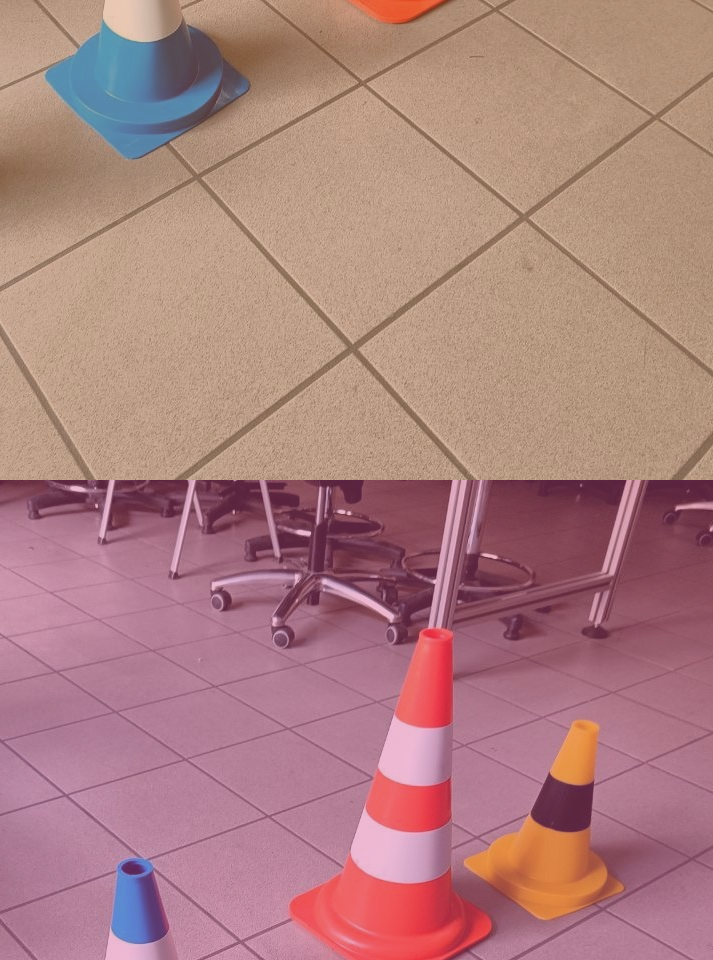
#> input picture project_1/corrupted.png, 713 x 960 px
$ python code.py
#> lines starting #> are read from the running program, lines starting #| are printed output that depends on the picture; after the words box and inside, x2 and y2 are one past the last pixel; in counts of white or black regions, pixels touching at a corner belong together
import cv2
import numpy as np
import os

min = 50
max = 200

img = cv2.imread('corrupted.png')
#> img is the input picture: shape (960, 713, 3); mean B, G, R 127.3, 128.1, 173.3
rows, cols, _ = img.shape
#> rows = 960; cols = 713
height = rows//2
#> height = 480

# STEP 1: Solve the rolling shift

top_image = img[height:rows, 0:cols]
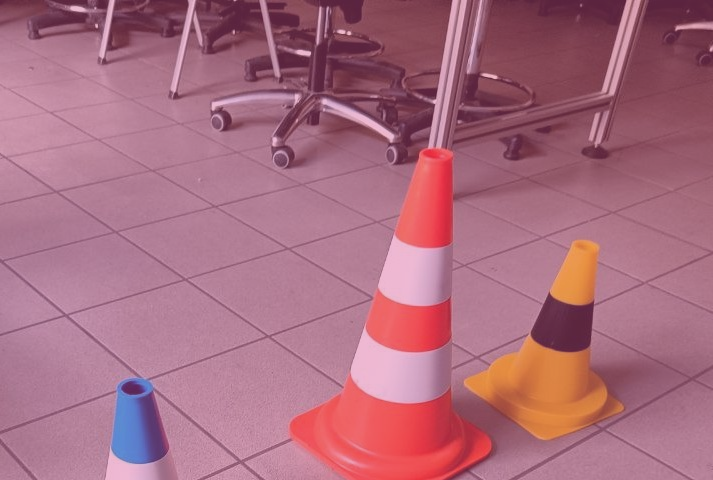
#> top_image: shape (480, 713, 3); mean B, G, R 127.4, 108.4, 169.5
M = np.float32([[1,0,0],[0,1,height]])
#> M = [[1, 0, 0], [0, 1, 480]]
img = cv2.warpAffine(img,M,(cols,rows))
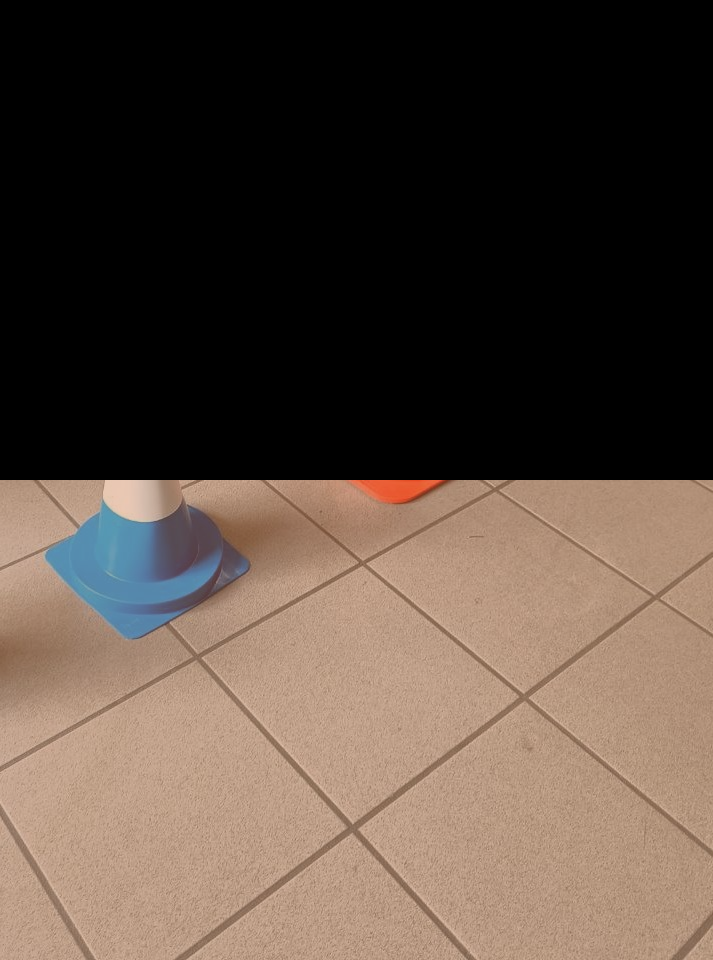
#> img: shape (960, 713, 3); mean B, G, R 63.7, 73.9, 88.5
img[0:height, 0:cols] = top_image
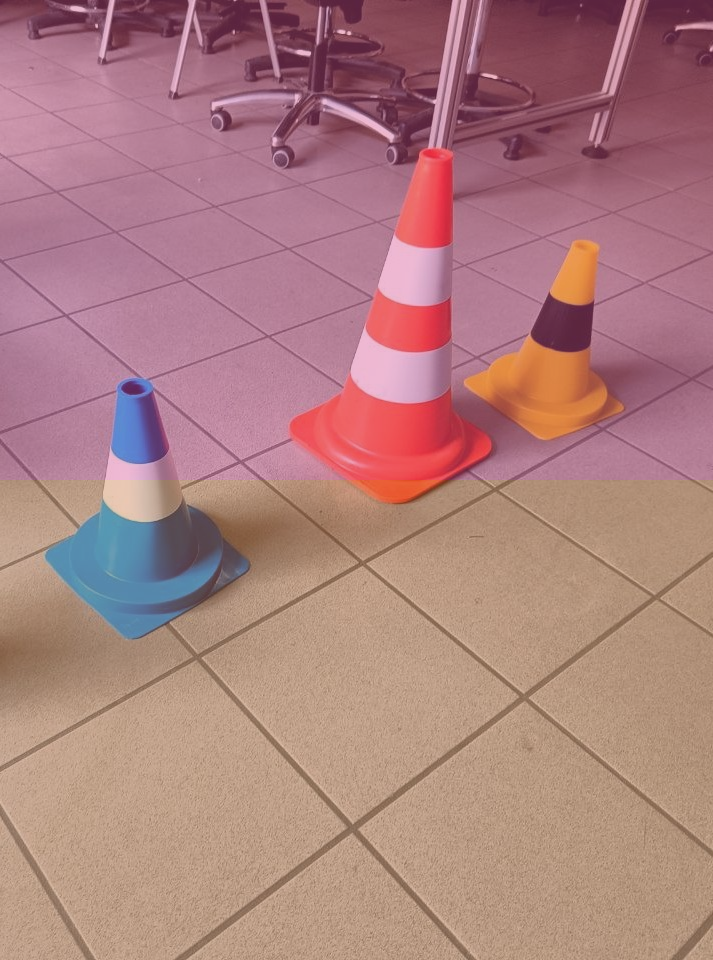
#> img: shape (960, 713, 3); mean B, G, R 127.3, 128.1, 173.3

# STEP 2: Solve the color shift.

# Since the corrupted.png file is an image which is normalized but has been 'corrupted', meaning it has
# a (probably different) offset in the three BGR channels, we need to first find the offset for each part of
# the image (lower and upper part). This can be done by comparing the color of the corrupted image with the
# color of the original one (which needs to be normalized).

# Y=541 X=128: [250,158,3] -> due to the y value, this is in the lower part of the image
bgr_lowerPart = np.array([250,158,3])
color_lowerPart = img[541,128]
#> color_lowerPart = [177, 143, 87]
offset_lowerPart = np.array([0,0,0])

# Y=267 X=564: [40,195,240] -> due to the y value, this is in the upper part of the image
bgr_upperPart = np.array([40,195,240])
color_upperPart = img[267,564]
#> color_upperPart = [86, 150, 231]
offset_upperPart = np.array([0,0,0])

offset_lowerPart = np.array([
    color_lowerPart[a] - min - (max - min) * bgr_lowerPart[a] / 255 for a in range(3)
])
#> offset_lowerPart = [-20.06, 0.0588, 35.24]
offset_upperPart = np.array([
    color_upperPart[a] - min - (max - min) * bgr_upperPart[a] / 255 for a in range(3)
])
#> offset_upperPart = [12.47, -14.71, 39.82]

# To compute the BGR values of the original image, I used the following formulas on each one of the BGR channels:

# original_img_channel * (max-min) / 255 + min = normalized_img_channel
# &
# corrupted_img_channel = normalized_img_channel + offset => normalized_img_channel = corrupted_img_channel - offset

# => original_img_channel * (max-min) / 255 + min = corrupted_img_channel - offset
# => original_img_channel = (corrupted_img_channel - offset - min) * 255 / (max-min)

# where corrupted_img_channel is given, the offset has been computed above while original_img_channel is our target.

for i in range(rows):
    offset = offset_lowerPart
    if i < height:
        offset = offset_upperPart

    for j in range(cols):
        for a in range(3):
            img[i,j][a] = (img[i,j][a] - offset[a] - min)*255/(max-min)
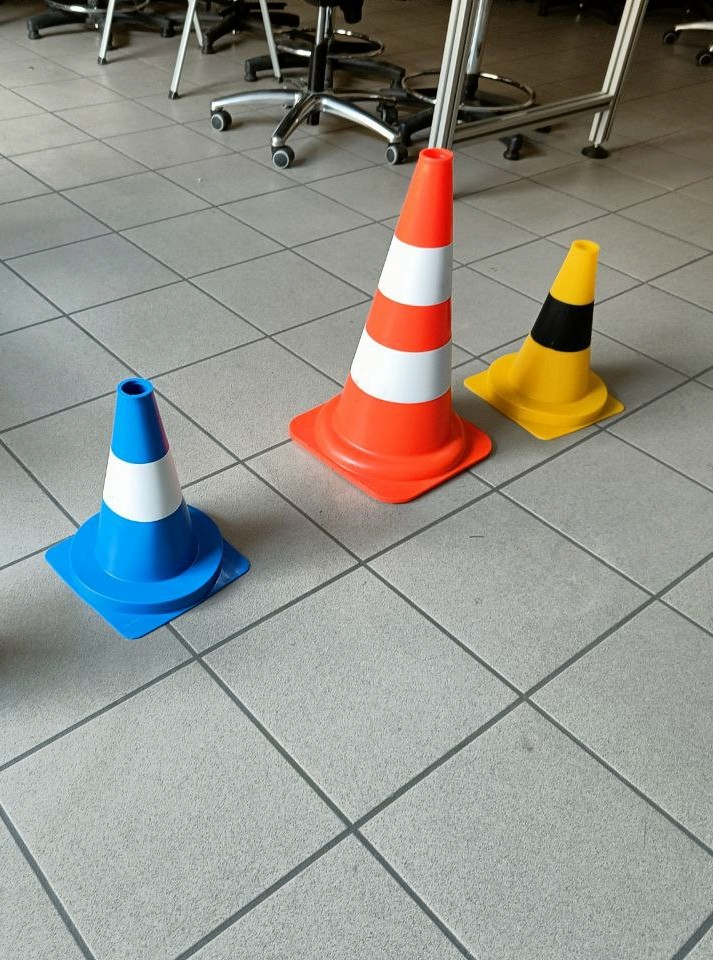
#> img: shape (960, 713, 3); mean B, G, R 137.4, 144.7, 145.3

print(img[267,564])
#| [ 40 194 240]
print(img[541,128])
#| [250 158   3]

# As we can see, the BGR values obtained for the two points whose values where noted during the calibration
# procedure are (more or less) correct. In the image some artifcats appears, but they are probably due to the
# normalization process applied on the image (compression)

cv2.imwrite('original.png',img)

# STEP 3: Detect the three cones in the picture

# Use HSV color space to separate the foreground from the background. The range in the HSV color space used
# was empirically found.
hsv = img.copy()
hsv = cv2.cvtColor(hsv, cv2.COLOR_BGR2HSV)
#> hsv: shape (960, 713, 3); mean H, S, V 52.1, 42.7, 154.7
binary_img = cv2.inRange(hsv, (0, 180, 50), (179, 255, 255))
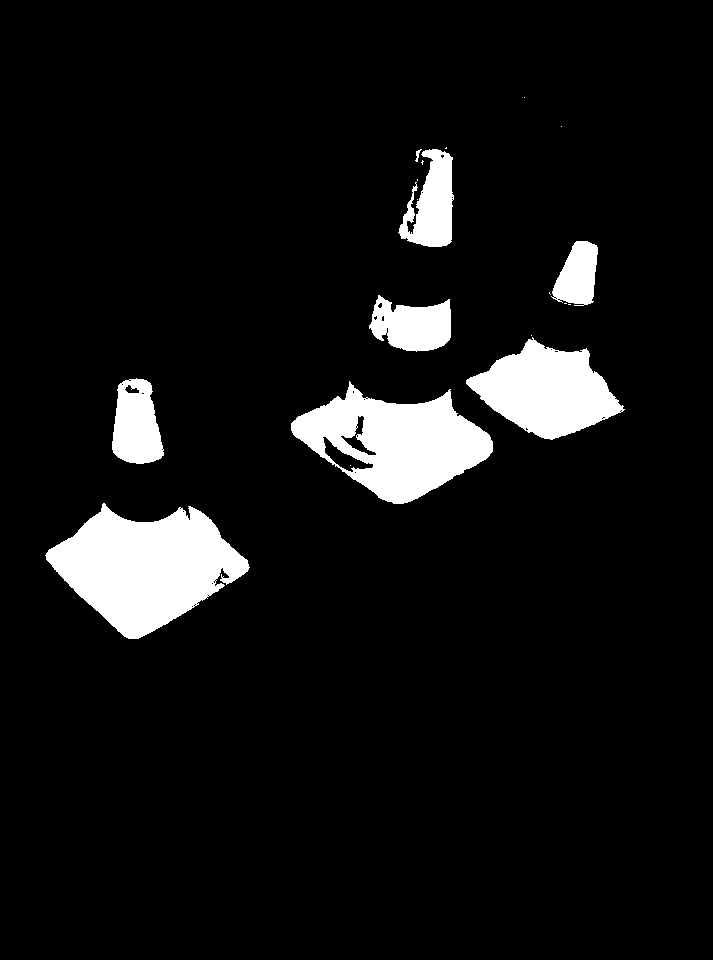
#> binary_img: shape (960, 713); 7.5% white; 19 white regions (11 under 20 px), largest, box (x1, y1, x2, y2) and area: (45, 503, 250, 639) 16273, (291, 381, 493, 504) 13333, (466, 337, 625, 440) 9370

# Added some blur to remove some noise from the image to improve the thresholding
binary_img = cv2.medianBlur(binary_img,9)
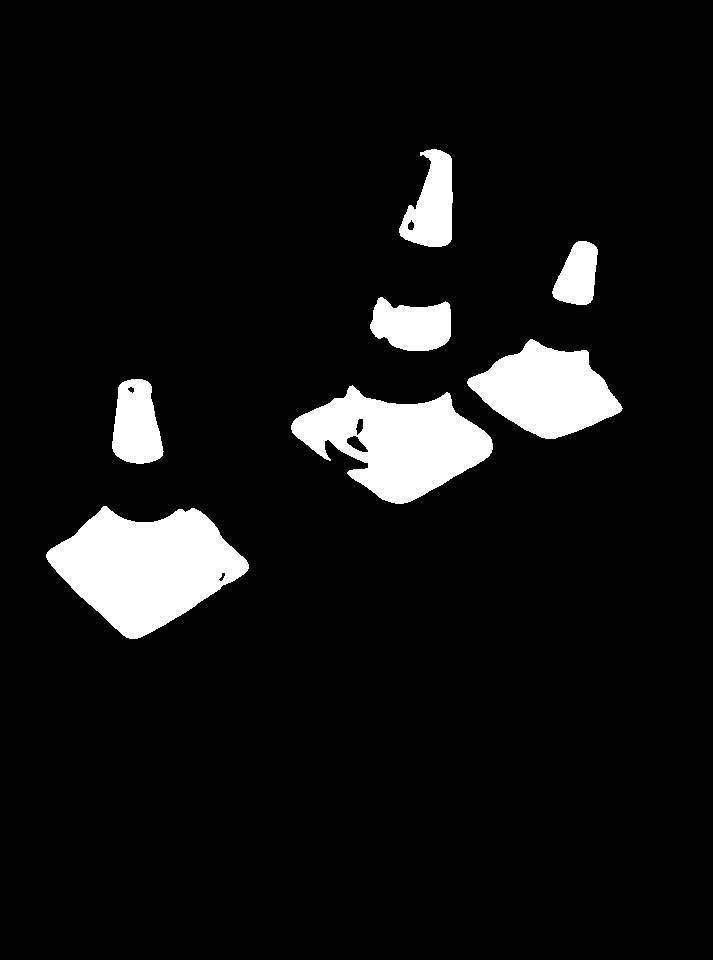
#> binary_img: shape (960, 713); 7.5% white; 7 white regions

# Threshold the image in order to get a "mask" in binary image with only the three cones
_, binary_image = cv2.threshold(binary_img, 0, 255, cv2.THRESH_BINARY +  cv2.THRESH_OTSU)

# From the binary image, it is easy to extract the contours
contours, _ = cv2.findContours(binary_image, cv2.RETR_EXTERNAL, cv2.CHAIN_APPROX_SIMPLE)
#> contours = 7 contours; box (x1, y1, x2, y2) and area: (46, 506, 249, 639) 16120, (291, 385, 493, 504) 13332, (467, 339, 623, 439) 9162, (399, 149, 453, 247) 3276, (112, 379, 164, 464) 3242, (370, 297, 451, 351) 3150, (552, 241, 598, 305) 1978

# Since from the HSV the white and black lines in the cone are not visible, we need to combine their bboxes
# to get the final bounding boxes of each cone. Since the cones have a particular shape such that the bbox of
# the base has a width which is bigger than the bboxes of the upper parts of the cone, the idea is to find one
# base at a time and check all the others bbox to get which ones belong to such base.
# To do so, I filtered the contours found by the y-values in descending order (from bbox which start at the
# bottom to top); this assures to find the base  of a cone (or at least the bottom-visible part of it).
# For each base found, I checked all the other boxes to see if they are positioned above the base and inside
# its width.  More conditions are added to be sure to detect only one cone, the comments on that can be found
# in the code below.

#print(len(contours)) -> we can see that too many contours where found, some with a very small area. We need to filer them
contour_filtered = [
    cv2.boundingRect(contour)
    for contour in contours
    #if cv2.boundingRect(contour)[2] * cv2.boundingRect(contour)[3] > 20
]
#> contour_filtered = [(46, 506, 203, 133), (291, 385, 202, 119), (112, 379, 52, 85), (467, 339, 156, 100), (370, 297, 81, 54), (552, 241, 46, 64), (399, 149, 54, 98)]
contour_sorted = sorted(contour_filtered, key=lambda x: (-x[1]))
#> contour_sorted has the same summary as contour_filtered

bounding_boxes = []
colors = []
cone_in_focus = []
while len(contour_sorted) > 0:
    base = contour_sorted[0]
    x, y, w, h = base
    cone_in_focus = []
    cone_in_focus.append(base)
    i = 0
    contour_sorted.remove(base)

    # Find the color of the base
    x_center = x + w//2
    y_center = y + h//2
    colors.append(img[y_center, x_center])  #in BGR
    cv2.circle(img, (x_center, y_center), 1, (0,255,0), 1)

    for info in contour_sorted[:]:
        x, y, w, h = info

        if x > cone_in_focus[0][0] and x + w < cone_in_focus[0][0] + cone_in_focus[0][2]:
            if w < cone_in_focus[i][2]:
                cone_in_focus.append(info)
                contour_sorted.remove(info)
                i += 1
            else:
                # If the width of the bbox is bigger than the last bbox added to the cone, it means we found
                # the base of another cone. We can break the loop.
                break

    x = cone_in_focus[0][0]
    y = cone_in_focus[i][1]
    w = cone_in_focus[0][2]
    h = cone_in_focus[0][1] + cone_in_focus[0][3] - cone_in_focus[i][1]

    bounding_boxes.append((x,y,w,h))
    cv2.rectangle(img, (x, y), (x + w, y + h), (0, 255, 0), 2)
#> this loop made 3 passes
#> (base, x_center, y_center) on passes 1 to 3: ((46, 506, 203, 133), 147, 572), ((291, 385, 202, 119), 392, 444), ((467, 339, 156, 100), 545, 389)
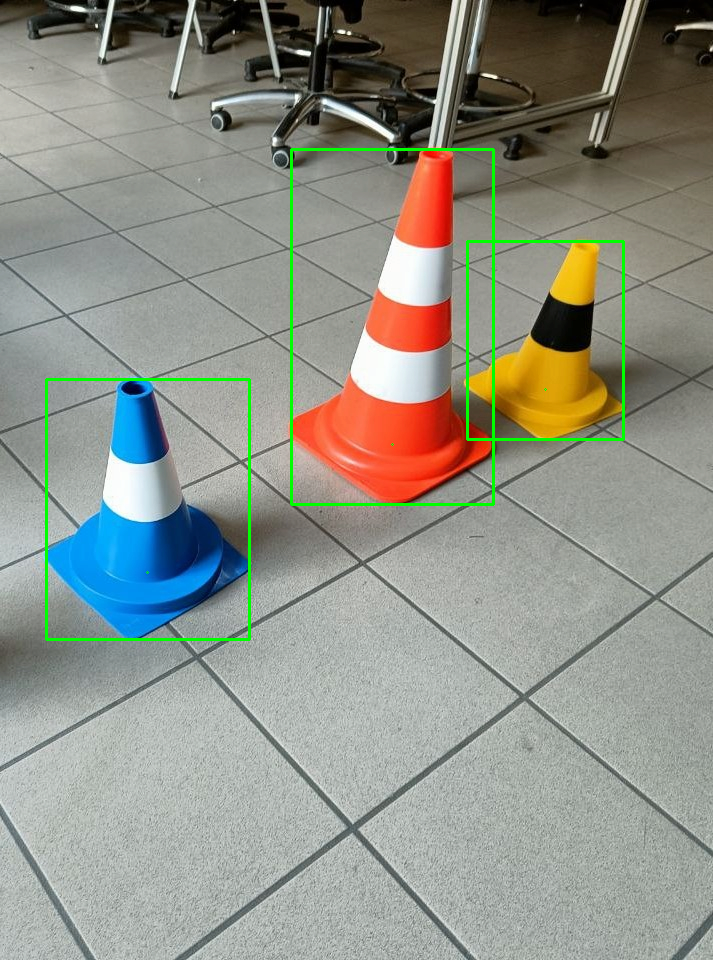
#> img: shape (960, 713, 3); 1.2% of pixels changed, all inside (x1, y1, x2, y2) = (45, 148, 625, 641)
#> after the loop, bounding_boxes = [(46, 379, 203, 260), (291, 149, 202, 355), (467, 241, 156, 198)]; colors = [[214, 112, 0], [34, 76, 255], [6, 160, 219]]; contour_sorted = []

# STEP 4: Create the .txt file with the cones+bboxes info
# To be more efficient, I saved the color of the cone already in the previous loop. In fact, I considered the
# center of the base bbox to be sure to get the right color. Here, therefore, I simply write the information
# on the .txt file.

i = 0
with open('bboxes.txt', 'w') as f:
    for bbox in bounding_boxes:
        hsv = cv2.cvtColor(np.uint8([[colors[i]]]), cv2.COLOR_BGR2HSV)[0][0]
        hue = hsv[0]

        # 0–15	    Red-Orange
        # 15–85	    Yellow-Green
        # 85–125	Green-Cyan
        # 125–170	Cyan-Blue
        # 170–180	Magenta-Purple

        if 0 <= hue < 15:
            color = 'orange'
        elif 15 <= hue < 85:
            color = 'yellow'
        elif 85 <= hue < 170:
            color = 'blue'
        else:
            color = 'unknown'

        x, y, w, h = bbox

        f.write(f'{color}: ({x}, {y}, {x+w}, {y+h})\n')
        i += 1
#> this loop made 3 passes
#> (hsv, hue, color, x, y, w, h) on passes 1 to 3: ([104, 255, 214], 104, 'blue', 46, 379, 203, 260), ([6, 221, 255], 6, 'orange', 291, 149, 202, 355), ([22, 248, 219], 22, 'yellow', 467, 241, 156, 198)
#> after the loop, i = 3

#cv2.imshow('binary after hsv thresholding',binary_image)
#cv2.imshow('img',img)
cv2.imwrite('bboxes.png', img)
#cv2.waitKey(0)
#cv2.destroyAllWindows()
